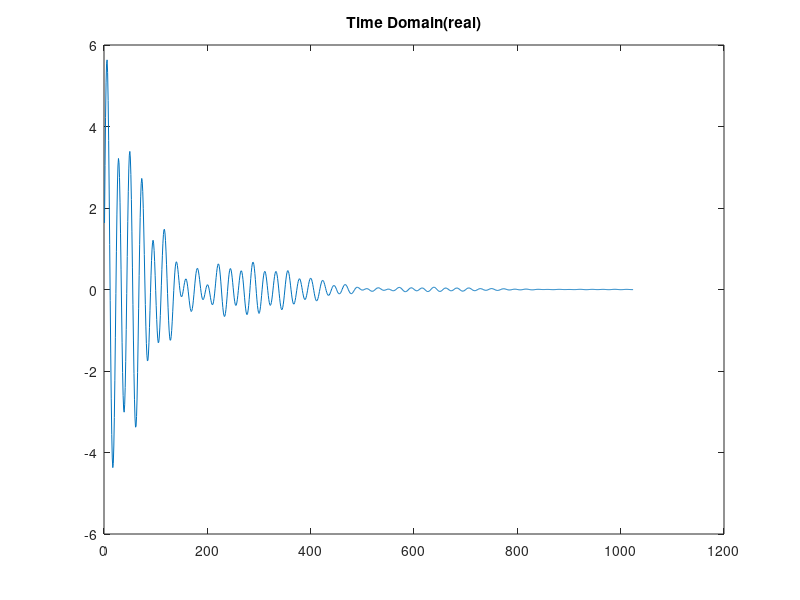
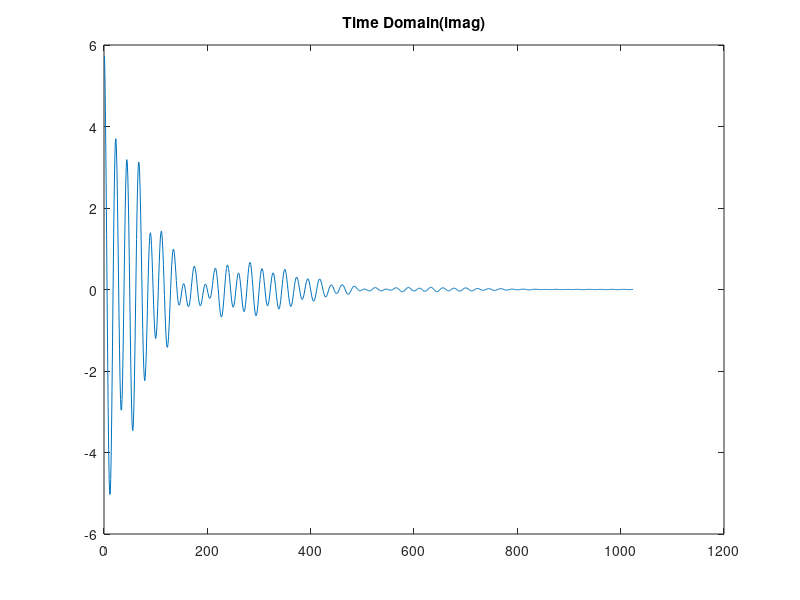
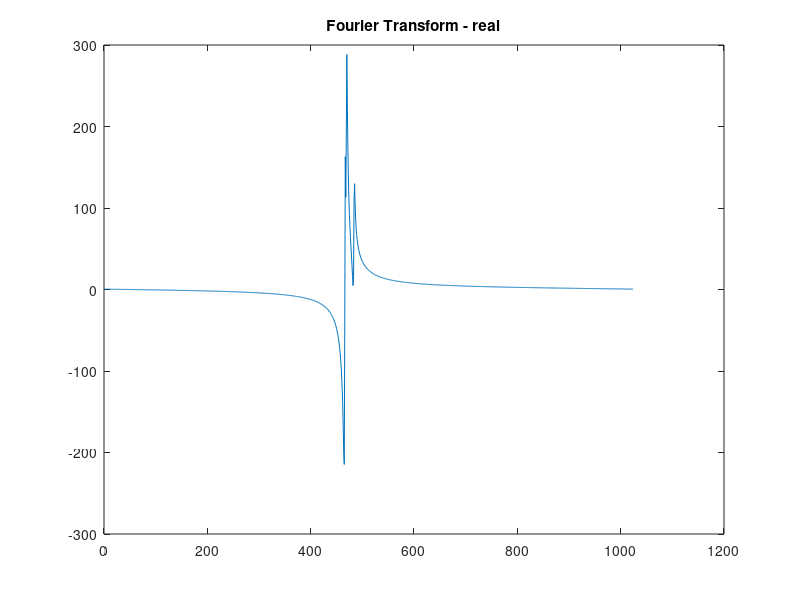
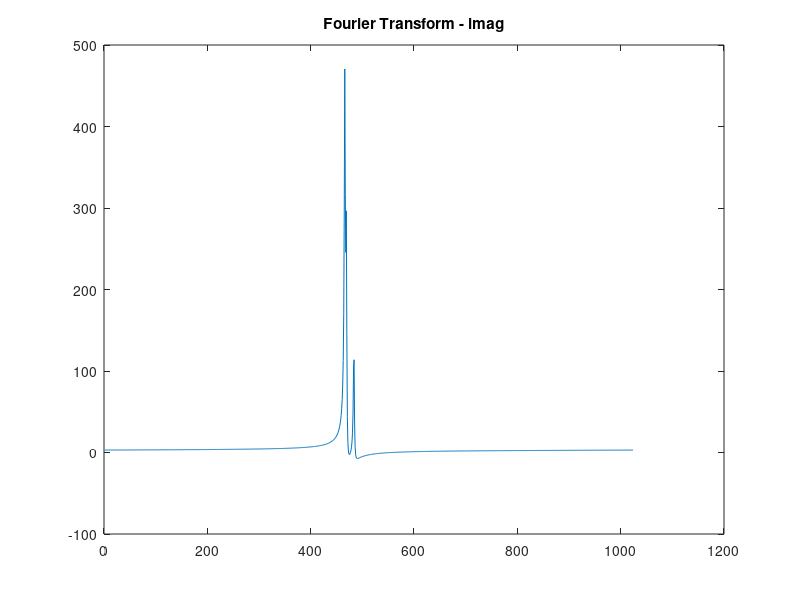

The MATLAB script that drew these images, in order:
% Trying to create a spectrum with Naa, Cr and Cho peaks. Starting off with
% FIDs corresponding to each frequency (each with a different amplitude), 
% then adding them together, adding noise, apodisation, zero filling, 0th and 1st order phase shifts.

ppm_naa = 2;
ppm_cr = 3;
ppm_cho = 3.2;                              % parts per million

hz_naa = 200e6*ppm_naa/1e6;
hz_cr = 200e6*ppm_cr/1e6;
hz_cho = 200e6*ppm_cho/1e6;                 % freqs in Hz

freq_naa = hz_naa*2*pi;                     % FID Frequency - Naa
freq_cr = hz_cr*2*pi;                       % FID Frequency - Cr
freq_cho = hz_cho*2*pi;                     % FID Frequency - Cho

amp_naa = 1;
amp_cr = 2;
amp_cho = 3;                                % amplitudes
    
T2 = 10e-3;                                 % T2
Dwt = 71.4e-6;                              % dwell time
apod = 10e-3;                               % apodisation
phase_deg = input('what phase do you want (in degrees)?')
phase_rad = (phase_deg*2*pi)/360
    %------------FID simulation--------------------------------------
for cnt = 1:1024 
    t = Dwt*cnt;                         % Partial FID time 
   
    noise1 = rand(1) - 0.5;                  % randomly generated noise. Done twice so it is different for the real and imaginary parts? 
    noise2 = rand(1) - 0.5;

    test_arrayr(cnt) = (exp(-t/T2)) *amp_naa* sin(freq_naa * t + phase_rad);    % FID with naa real component
    test_arrayi(cnt) = (exp(-t/T2)) *amp_naa* cos(freq_naa * t + phase_rad);    % FID with naa imaginary component
    
    test_arrayr2(cnt) = (exp(-t/T2)) *amp_cr* sin(freq_cr * t);    % FID with cr real component
    test_arrayi2(cnt) = (exp(-t/T2)) *amp_cr* cos(freq_cr * t);    % FID with cr imaginary component
    
    test_arrayr3(cnt) = (exp(-t/T2)) *amp_cho* sin(freq_cho * t);    % FID with cho real component
    test_arrayi3(cnt) = (exp(-t/T2)) *amp_cho* cos(freq_cho * t);    % FID with cho imaginary component
    
    test_arrayr4(cnt) = test_arrayr(cnt) +  test_arrayr2(cnt) + test_arrayr3(cnt);  % sum of 3 FIDs real
    test_arrayi4(cnt) = test_arrayi(cnt) +  test_arrayi2(cnt) + test_arrayi3(cnt);  % sum of 3 FIDs imaginary

    with_noiser(cnt) = test_arrayr4(cnt) + noise1;
    with_noisei(cnt) = test_arrayi4(cnt) + noise2;
    
    with_apodisationr(cnt)= with_noiser(cnt) * exp(-t/apod);
    with_apodisationi(cnt)= with_noisei(cnt) * exp(-t/apod);
    
 end 
 
comp_data = complex(test_arrayr, test_arrayi);         
comp_data2 = complex(test_arrayr2, test_arrayi2);        
comp_data3= complex(test_arrayr3, test_arrayi3);       
comp_data4 = complex(test_arrayr4, test_arrayi4);         % complex returns the complex result A + Bi
comp_noise = complex(with_noiser, with_noisei);
comp_apod = complex(with_apodisationr, with_apodisationi);

comp_1st_phase1 = comp_apod(1:900);                       % with different 1st order phase shifts
comp_1st_phase2 = comp_apod(1:800);
comp_1st_phase3 = comp_apod(1:700);
comp_1st_phase4 = comp_apod(1:600);

spec = fftshift(fft(comp_data));                         
spec2 = fftshift(fft(comp_data2));                       
spec3 = fftshift(fft(comp_data3));                          
spec4 = fftshift(fft(comp_data4));                         % FT 
spec_noise = fftshift(fft(comp_noise)); 
spec_apod = fftshift(fft(comp_apod)); 
spec_zf = fftshift(fft(comp_apod,2048));   %FT with zero filling?

spec_1st_phase1 = fftshift(fft(comp_1st_phase1));         % FT with different 1st order phase shifts
spec_1st_phase2 = fftshift(fft(comp_1st_phase2));
spec_1st_phase3 = fftshift(fft(comp_1st_phase3));
spec_1st_phase4 = fftshift(fft(comp_1st_phase4));

% figure(1);
% plot(test_arrayr);
% title(strcat('Time Domain(real) ', num2str(phase_deg)));   % Signal 1
% 
% figure(2);
% plot(test_arrayi);
% title(strcat('Time Domain(imag) ', num2str(phase_deg)));  
% 
% figure(3);
% plot(test_arrayr2);
% title('Time Domain(real)');                 % Signal 2
% 
% figure(4);
% plot(test_arrayi2);
% title('Time Domain(imag)');
% 
% figure(5);
% plot(test_arrayr3);
% title('Time Domain(real)');                 % Signal 3
% 
% figure(6);
% plot(test_arrayi3);
% title('Time Domain(imag)');

figure(7);
plot(test_arrayr4);
title('Time Domain(real)');                 % All 3 added together

figure(8);
plot(test_arrayi4);
title('Time Domain(imag)');

% figure(9)
% plot(real(spec));
% title(strcat('Fourier Transform - real ', num2str(phase_deg)));          % FT of signal 1
% 
% figure(10)
% plot(imag(spec));
% title(strcat('Fourier Transform - imag ', num2str(phase_deg)));  
% 
% figure(11)
% plot(real(spec2));
% title('Fourier Transform - real');          % FT of signal 2     
% 
% figure(12)
% plot(imag(spec2));
% title('Fourier Transform - imag');
% 
% figure(13)
% plot(real(spec3));
% title('Fourier Transform - real');          % FT of signal 3
% 
% figure(14)
% plot(imag(spec3));
% title('Fourier Transform - imag');

figure(15)
plot(real(spec4));
title('Fourier Transform - real');          % FT of all 3 signals added together

figure(16)
plot(imag(spec4));
title('Fourier Transform - imag');

figure(17);
plot(with_noiser);
title('Time Domain(real)');                 % All 3 added together with random noise

figure(18);
plot(with_noisei);
title('Time Domain(imag)');

figure(19);
plot(with_apodisationr);
title('Time Domain(real)');                 % All 3 added together with random noise then apodised

figure(20);
plot(with_apodisationi);
title('Time Domain(imag)');

% figure(21)
% plot(real(spec_noise));
% title('Fourier Transform - real');          % FT with noise     
% 
% figure(22)
% plot(imag(spec_noise));
% title('Fourier Transform - imag');

figure(23)
plot(real(spec_apod));
title('Fourier Transform - real');          % FT with apodisation    

figure(24)
plot(imag(spec_apod));
title('Fourier Transform - imag');

figure(25)
plot(real(spec_1st_phase1));
title('Fourier Transform - real');          % FT 1st order phasing

figure(26)
plot(imag(spec_1st_phase1));
title('Fourier Transform - imag');

figure(27)
plot(real(spec_1st_phase2));
title('Fourier Transform - real');          % FT 1st order phasing

figure(28)
plot(imag(spec_1st_phase2));
title('Fourier Transform - imag');

figure(29)
plot(real(spec_1st_phase3));
title('Fourier Transform - real');          % FT 1st order phasing

figure(30)
plot(imag(spec_1st_phase3));
title('Fourier Transform - imag');

figure(31)
plot(real(spec_1st_phase4));
title('Fourier Transform - real');          % FT 1st order phasing

figure(32)
plot(imag(spec_1st_phase4));
title('Fourier Transform - imag');

figure(33)
plot(real(spec_zf));
title('Fourier Transform - real');          % FT with zero filling?

figure(34)
plot(imag(spec_zf));
title('Fourier Transform - imag');

